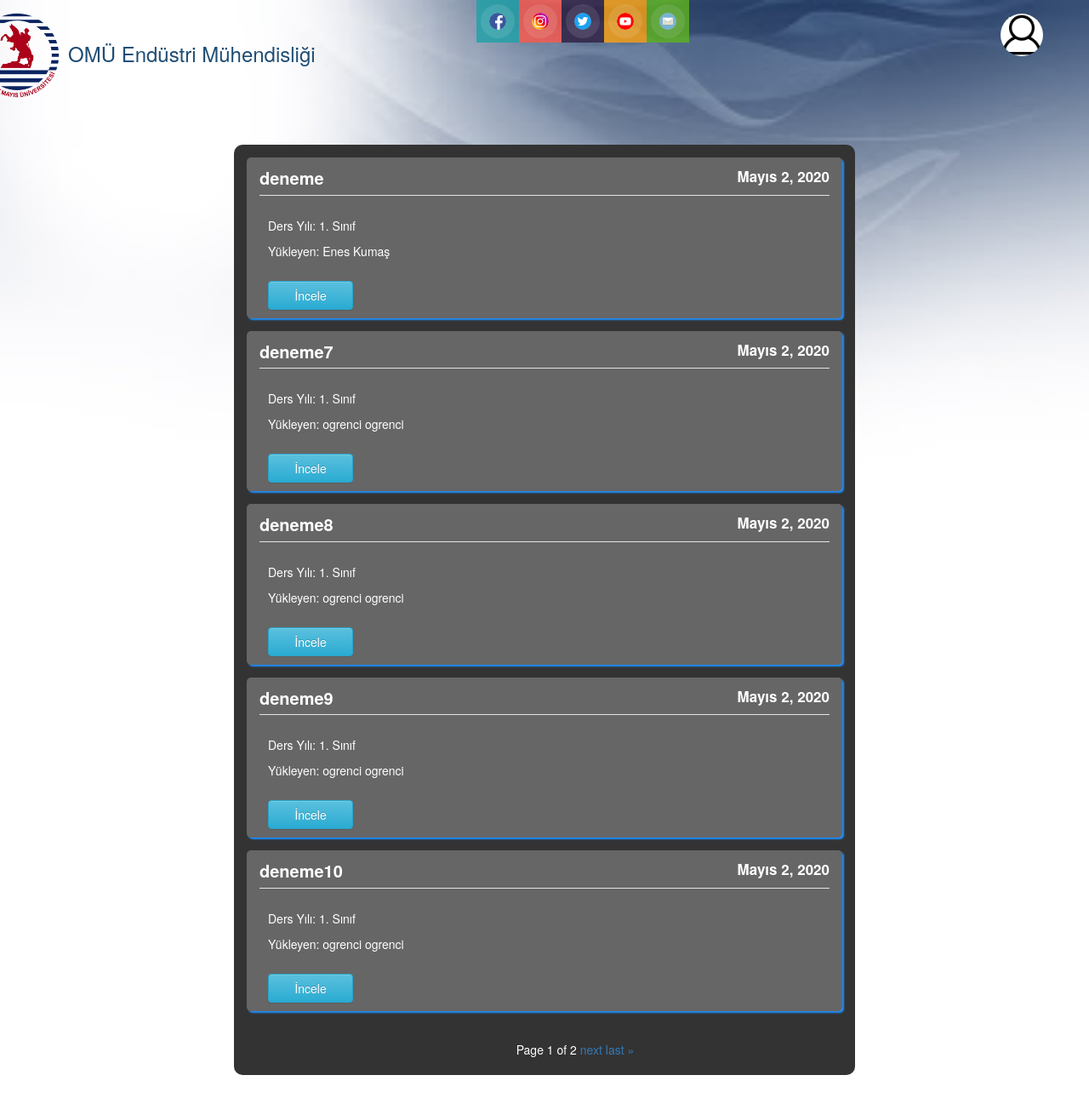
The page /dersNotlari/notlar/1/ on the database its author committed.
### dersNotu/models.py (models this page shows, shortened)
class Ders(models.Model):
    published_time = models.DateField(auto_now_add=True)
    Ders = models.CharField(max_length=120, default='', verbose_name='Ders')
    Not = models.TextField (default='', verbose_name='Not')
    Sınıf = models.CharField(max_length=120, default='', verbose_name='Sınıf')
    Yükleyen = models.CharField(max_length=150, default='', verbose_name='Yükleyen')
    pdf = models.FileField(blank=True, null=True)
    yukleyenId = models.EmailField()
    def get_absolute_url(self):
        return reverse('dersNotu:detail', kwargs={'id': self.id})
    class Meta:
        ordering = ['-published_time', 'id']

### dersNotu/views.py (the view)
# urls.py: url(r'^notlar/(?P<sinif>[0-9]+)/$', ders_index, name='index'),
def ders_index(request, sinif):
    ders_list = Ders.objects.filter(Sınıf=sinif)
    query = request.GET.get("q")
    if query:
        ders_list = ders_list.filter(Ders__icontains=query)
    paginator = Paginator(ders_list, 5)
    page = request.GET.get('sayfa')
    try:
        dersler = paginator.page(page)
    except PageNotAnInteger:
        dersler = paginator.page(1)
    except EmptyPage:
        dersler = paginator.page(paginator.num_pages)
    return render(request, 'ders/notlar.html', {'dersler': dersler})

### templates/ders/notlar.html (shortened to what this page needs)
{% extends 'base.html' %}
{% load static %}
{% block body %}
<div class="container"
     style="margin-top: 50px; margin-bottom: 50px; background-color: #333; width: 730px; -webkit-border-radius: 10px; -moz-border-radius: 10px; border-radius: 10px 10px 10px 10px;">
        {% for ders in dersler %}
        <div class="container"
             style="background-color: #666; width: 700px; margin-bottom: 15px; margin-top: 15px; color: white; -webkit-border-radius: 5px; -moz-border-radius: 5px; border-radius: 5px 5px 5px 5px; -moz-box-shadow: 2px 2px 2px #1E90FF; -webkit-box-shadow: 2px 2px 2px #1E90FF;">
            <legend><b><p style="margin-top: 10px; margin-bottom: 5px; font-size: 20px; color: white;">
            {{ders.Ders}} <small style="color:white; float: right;"> {{ ders.published_time}}</small></p>
            </b></legend>
            <div class="row" style="margin-left: 10px; font-size: 14px">
                <div class="form-group row col-lg-10" style="margin-top: 5px;">
                    <p><span class="">Ders Yılı: </span>
                        {{ ders.Sınıf}}. Sınıf </p>
                    <p><span class=" ">Yükleyen: </span>
                        {{ ders.Yükleyen }}
                    </p>
                </div>
            </div>
            <div class="row" style="margin-left: 10px;">
                <p><a class="btn btn-info" href="{{ders.get_absolute_url}}" role="button" style="width: 100px;">İncele</a>
            </div>
        </div>
{% endfor %}
<div class="row">
    <div class="col-md-12 col-md-offset-2">
        <div class="pagination" style="color: white; margin-left: 195px;">
                 <span class="step-links">
                     <span class="current">
                        Page {{ dersler.number }} of {{dersler.paginator.num_pages }}
                     </span>
                    {% if dersler.has_next %}
                        <a href="?sayfa={{ dersler.next_page_number }}">next</a>
                        <a href="?sayfa={{ dersler.paginator.num_pages }}">last &raquo;</a>
                    {% endif %}
                 </span>
        </div>
    </div>
</div>
</div>
{% endblock %}

### static/css/body.css (style rules this page uses)
body { background-image: url('/static/images/arkaplan6.jpeg'); background-repeat: no-repeat; background-position: top center; background-attachment: fixed; background-size: cover; -webkit-background-size: cover; -moz-background-size: cover; -o-background-size: cover; margin: 0; padding: 0; font-family:Arial; }

### rows shown on the page
Ders: Ders "deneme", published_time "Mayıs 2, 2020", Sınıf "1", Yükleyen "Enes Kumaş"
Ders: Ders "deneme7", published_time "Mayıs 2, 2020", Sınıf "1", Yükleyen "ogrenci ogrenci"
Ders: Ders "deneme8", published_time "Mayıs 2, 2020", Sınıf "1", Yükleyen "ogrenci ogrenci"
Ders: Ders "deneme9", published_time "Mayıs 2, 2020", Sınıf "1", Yükleyen "ogrenci ogrenci"
Ders: Ders "deneme10", published_time "Mayıs 2, 2020", Sınıf "1", Yükleyen "ogrenci ogrenci"

### other values the page prints
{{ dersler.number }} "1"
{{ dersler.paginator.num_pages }} "2"
